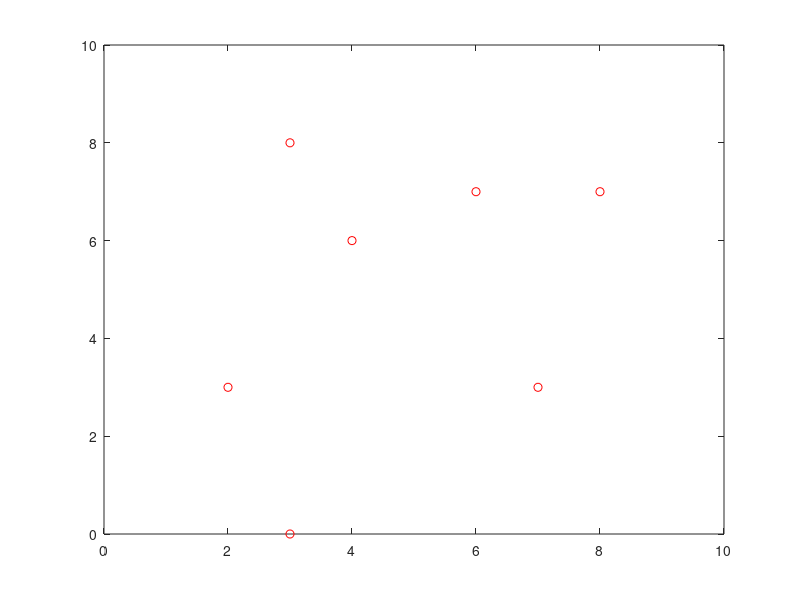

Write MATLAB code to recreate this figure.
clc, clear all, close all

x = [6, 7, 3, 2, 3, 8, 4];
y = [7, 3, 0, 3, 8, 7, 6];

figure(1);
plot(x, y, 'ro');
axis([0, 10, 0, 10]);



